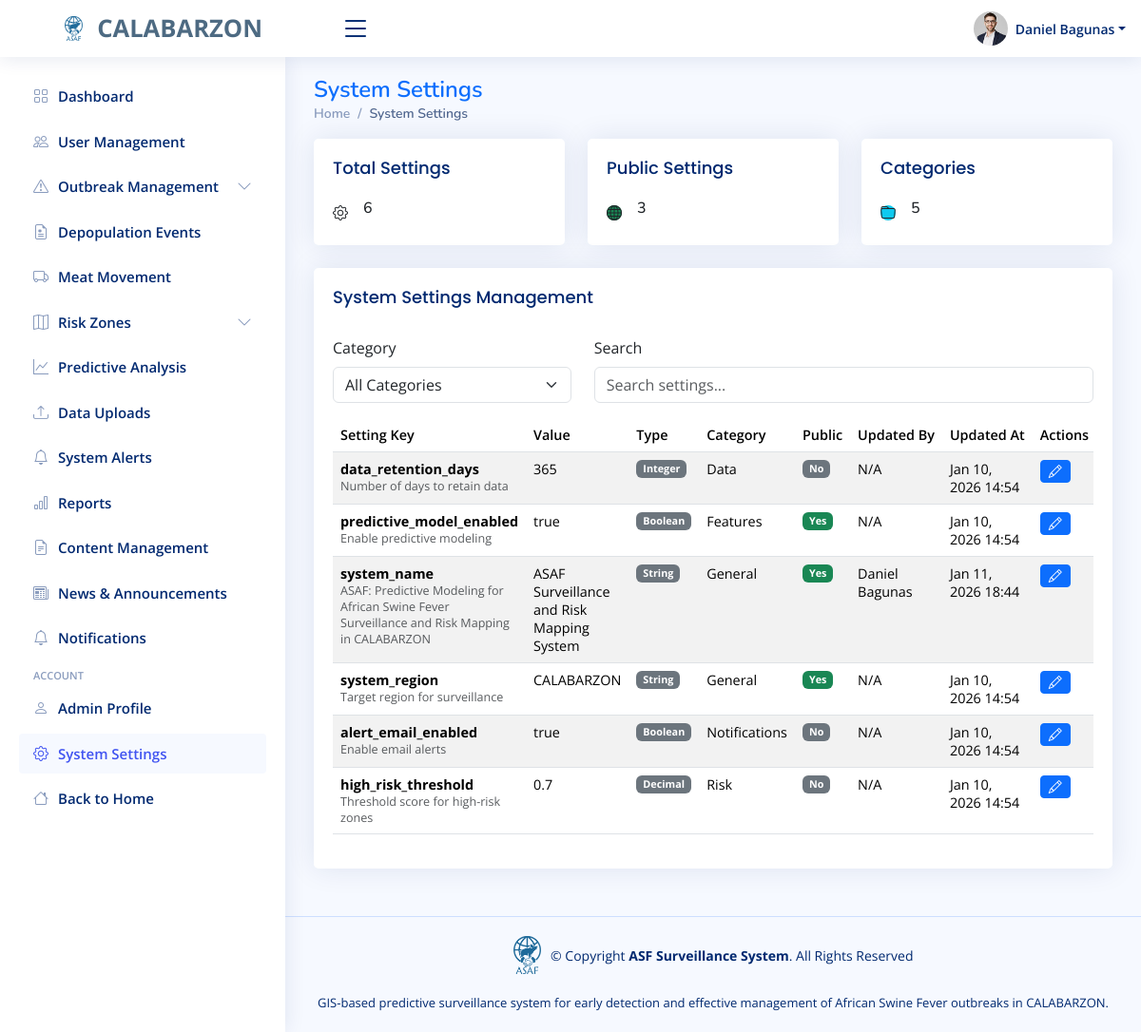
/admin/system-settings.php (signed in), run on the app's committed database.
### tables this page shows
CREATE TABLE `system_settings` (
  `id` int(11) NOT NULL,
  `setting_key` varchar(100) NOT NULL,
  `setting_value` text DEFAULT NULL,
  `setting_type` enum('string','integer','boolean','json','decimal') NOT NULL DEFAULT 'string',
  `category` varchar(50) DEFAULT NULL,
  `description` text DEFAULT NULL,
  `is_public` tinyint(1) DEFAULT 0,
  `updated_by` int(11) DEFAULT NULL,
  `updated_at` timestamp NOT NULL DEFAULT current_timestamp() ON UPDATE current_timestamp()
);

### admin/system-settings.php (the view, shortened to what this page needs)
<?php
$database = new Database();
try {
    $pdo = $database->getConnection();
} catch (Exception $e) {
    die("Connection failed: " . $e->getMessage());
}
$searchFilter = isset($_GET['search']) && $_GET['search'] !== '' ? trim($_GET['search']) : '';
$conditions = [];
$params = [];
$whereClause = !empty($conditions) ? 'WHERE ' . implode(' AND ', $conditions) : '';
$systemSettings = [];
try {
    $sql = "SELECT ss.*, CONCAT(ua.first_name, ' ', ua.last_name) as updated_by_name
            FROM system_settings ss
            LEFT JOIN user_accounts ua ON ss.updated_by = ua.id
            {$whereClause}
            ORDER BY ss.category, ss.setting_key
            LIMIT 500";
    $stmt = $pdo->prepare($sql);
    $stmt->execute($params);
    $systemSettings = $stmt->fetchAll(PDO::FETCH_ASSOC);
} catch (Exception $e) {
    error_log("Error fetching system settings: " . $e->getMessage());
}
$stats = [
    'total_settings' => 0,
    'public_settings' => 0,
    'categories_count' => 0
];
try {
    $stmt = $pdo->query("SELECT COUNT(*) as total FROM system_settings");
    $stats['total_settings'] = $stmt->fetch()['total'] ?? 0;
    $stmt = $pdo->query("SELECT COUNT(*) as public FROM system_settings WHERE is_public = 1");
    $stats['public_settings'] = $stmt->fetch()['public'] ?? 0;
    $stmt = $pdo->query("SELECT COUNT(DISTINCT category) as categories FROM system_settings WHERE category IS NOT NULL AND category != ''");
    $stats['categories_count'] = $stmt->fetch()['categories'] ?? 0;
} catch (Exception $e) {
    error_log("Error fetching statistics: " . $e->getMessage());
}
include 'includes/head.php';
include 'includes/header.php';
include 'includes/sidebar.php';
?>
<main id="main" class="main">
  <div class="pagetitle">
    <h1>System Settings</h1>
    <nav>
      <ol class="breadcrumb">
        <li class="breadcrumb-item"><a href="index.php">Home</a></li>
        <li class="breadcrumb-item active">System Settings</li>
      </ol>
    </nav>
  </div>
  <section class="section">
    <div class="row">
      <div class="col-xl-4 col-md-6">
        <div class="card info-card">
          <div class="card-body">
            <h5 class="card-title">Total Settings</h5>
            <div class="d-flex align-items-center">
              <div class="card-icon rounded-circle d-flex align-items-center justify-content-center">
                <i class="bi bi-gear"></i>
              </div>
              <div class="ps-3">
                <h6><?php echo number_format($stats['total_settings']); ?></h6>
              </div>
            </div>
          </div>
        </div>
      </div>
      <div class="col-xl-4 col-md-6">
        <div class="card info-card">
          <div class="card-body">
            <h5 class="card-title">Public Settings</h5>
            <div class="d-flex align-items-center">
              <div class="card-icon rounded-circle d-flex align-items-center justify-content-center bg-success">
                <i class="bi bi-globe"></i>
              </div>
              <div class="ps-3">
                <h6><?php echo number_format($stats['public_settings']); ?></h6>
              </div>
            </div>
          </div>
        </div>
      </div>
      <div class="col-xl-4 col-md-6">
        <div class="card info-card">
          <div class="card-body">
            <h5 class="card-title">Categories</h5>
            <div class="d-flex align-items-center">
              <div class="card-icon rounded-circle d-flex align-items-center justify-content-center bg-info">
                <i class="bi bi-folder"></i>
              </div>
              <div class="ps-3">
                <h6><?php echo number_format($stats['categories_count']); ?></h6>
              </div>
            </div>
          </div>
        </div>
      </div>
      <div class="col-lg-12">
        <div class="card">
          <div class="card-body">
            <div class="d-flex justify-content-between align-items-center mb-3">
              <h5 class="card-title mb-0">System Settings Management</h5>
            </div>
            <div class="row mb-3">
              <div class="col-md-4">
                <label for="categoryFilter" class="form-label">Category</label>
                <select class="form-select" id="categoryFilter" onchange="applyFilters()">
                  <option value="">All Categories</option>
                </select>
              </div>
              <div class="col-md-8">
                <label for="searchInput" class="form-label">Search</label>
                <input type="text" class="form-control" id="searchInput" placeholder="Search settings..." value="<?php echo htmlspecialchars($searchFilter); ?>" onkeyup="debounce(applyFilters, 500)()">
              </div>
            </div>
            <div class="table-responsive">
              <table class="table table-striped table-hover" id="settingsTable">
                <thead>
                  <tr>
                    <th>Setting Key</th>
                    <th>Value</th>
                    <th>Type</th>
                    <th>Category</th>
                    <th>Public</th>
                    <th>Updated By</th>
                    <th>Updated At</th>
                    <th>Actions</th>
                  </tr>
                </thead>
                <tbody id="settingsTableBody">
                  <?php if (empty($systemSettings)): ?>
                    <tr>
                      <td colspan="8" class="text-center text-muted">No system settings found. Create a new setting to get started.</td>
                    </tr>
                  <?php else: ?>
                    <?php foreach ($systemSettings as $setting): ?>
                      <tr>
                        <td>
                          <strong><?php echo htmlspecialchars($setting['setting_key']); ?></strong>
                          <?php if (!empty($setting['description'])): ?>
                            <br><small class="text-muted"><?php echo htmlspecialchars($setting['description']); ?></small>
                          <?php endif; ?>
                        </td>
                        <td>
                          <?php
                          $value = $setting['setting_value'];
                          echo htmlspecialchars(strlen($value) > 100 ? substr($value, 0, 100) . '...' : $value);
                          ?>
                        </td>
                        <td><span class="badge bg-secondary"><?php echo ucfirst($setting['setting_type']); ?></span></td>
                        <td><?php echo $setting['category'] ? htmlspecialchars(ucfirst($setting['category'])) : 'N/A'; ?></td>
                        <td>
                          <?php if ($setting['is_public']): ?>
                            <span class="badge bg-success">Yes</span>
                          <?php else: ?>
                            <span class="badge bg-secondary">No</span>
                          <?php endif; ?>
                        </td>
                        <td><?php echo htmlspecialchars($setting['updated_by_name'] ?? 'N/A'); ?></td>
                        <td><?php echo $setting['updated_at'] ? date('M d, Y H:i', strtotime($setting['updated_at'])) : 'N/A'; ?></td>
                        <td>
                          <button class="btn btn-sm btn-primary" onclick="editSetting(<?php echo $setting['id']; ?>)" title="Edit">
                            <i class="bi bi-pencil"></i>
                          </button>
                        </td>
                      </tr>
                    <?php endforeach; ?>
                  <?php endif; ?>
                </tbody>
              </table>
            </div>
          </div>
        </div>
      </div>
    </div>
  </section>
</main>
<?php
include 'includes/footer.php';
?>

### admin/system-settings.php (style rules this page uses)
.info-card { margin-bottom: 1.5rem; }
#settingsTable { font-size: 0.9rem; }
#settingsTable th { font-weight: 600; white-space: nowrap; }
.table-responsive { max-height: 600px; overflow-y: auto; }

### data on the page
system_settings: setting_key "data_retention_days", description "Number of days to retain data", setting_value "365", setting_type "Integer", category "Data", is_public "No", updated_by_name "N/A", updated_at "Jan 10, 2026 14:54"
system_settings: setting_key "predictive_model_enabled", description "Enable predictive modeling", setting_value "true", setting_type "Boolean", category "Features", is_public "Yes", updated_by_name "N/A", updated_at "Jan 10, 2026 14:54"
system_settings: setting_key "system_name", description "ASAF: Predictive Modeling for African Swine Fever Surveillance and Risk Mapping in CALABARZON", setting_value "ASAF Surveillance and Risk Mapping System", setting_type "String", category "General", is_public "Yes", updated_by_name "Daniel Bagunas", updated_at "Jan 11, 2026 18:44"
system_settings: setting_key "system_region", description "Target region for surveillance", setting_value "CALABARZON", setting_type "String", category "General", is_public "Yes", updated_by_name "N/A", updated_at "Jan 10, 2026 14:54"
system_settings: setting_key "alert_email_enabled", description "Enable email alerts", setting_value "true", setting_type "Boolean", category "Notifications", is_public "No", updated_by_name "N/A", updated_at "Jan 10, 2026 14:54"
system_settings: setting_key "high_risk_threshold", description "Threshold score for high-risk zones", setting_value "0.7", setting_type "Decimal", category "Risk", is_public "No", updated_by_name "N/A", updated_at "Jan 10, 2026 14:54"

### other printed values
$currentUser['name'] "Daniel Bagunas"
$stats['total_settings'] "6"
$stats['public_settings'] "3"
$stats['categories_count'] "5"
